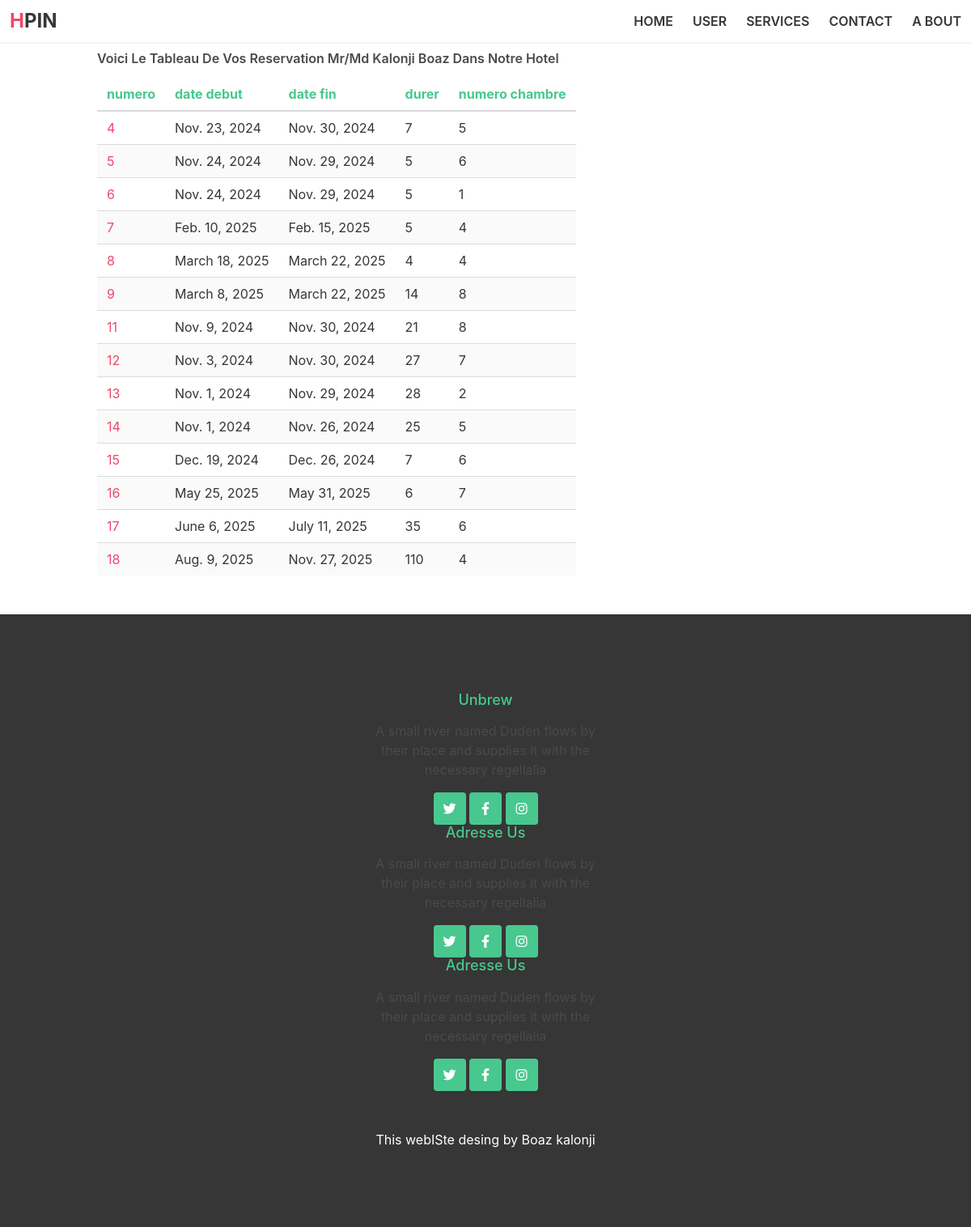
/utilisateurs/viewreservation/1/ (signed in), run on the app's committed database.
### gestionhotel/models.py (models this page shows, shortened)
class Reservations(models.Model):
    user = models.ForeignKey(User, on_delete=models.CASCADE)
    compte = models.ForeignKey(Comptes, on_delete=models.CASCADE, null=False)
    chambre = models.ForeignKey(Chambres, on_delete=models.CASCADE, blank=True)
    date_debut = models.DateField(null=False)
    date_fin = models.DateField(null=False)
    num_compte = models.IntegerField()
    durer = models.IntegerField()
    code_reservation = models.IntegerField(unique=True)

### utilisateurs/views.py (the view)
# urls.py: path('viewreservation/<int:id>/', viewreservation, name='viewreservation'),
@login_required(login_url = 'utilisateurs:login_users')
def viewreservation(request,id):
    context = {
        'reservation':Reservations.objects.filter(user_id = id)
    }
    return render(request,'utilisateurs/viewreservation.html', context)

### utilisateurs/templates/utilisateurs/viewreservation.html (shortened to what this page needs)
{% extends 'base.html' %}
{% load static %}
{% block content %}
    <section class="section ">
        <div class="container">
            <h1 class=" mt-3 mb-3 is-6 has-text-weight-semibold is-capitalized">Voici le tableau de  vos reservation Mr/Md {{ user.username }}
                {{user.last_name}}  dans notre Hotel </h1>
            <div class="table-container is-centered">
                <table class="table is-striped ">
                    <thead>
                        <tr>
                            <th  class="has-text-success">numero</th>
                            <th  class="has-text-success">date debut</th>
                            <th  class="has-text-success">date fin</th>
                            <th  class="has-text-success">durer</th>
                            <th  class="has-text-success">numero chambre</th>
                        </tr>
                    </thead>
                    <tbody>
                        {% for i in reservation %}
                            <tr>
                                <td class="has-text-danger">{{i.id}}</td>
                                <td>{{i.date_debut}}</td>
                                <td>{{i.date_fin}}</td>
                                <td>{{i.durer}}</td>
                                <td>{{i.chambre_id}}</td>
                            </tr>
                        {% endfor %}
                    </tbody>
                </table>
            </div>
        </div>
    </section>
{% endblock %}

### hotelpin/templates/base.html (shortened to what this page needs)
{% load static %}
<!DOCTYPE html>
<html lang="en">
<head>
    <link rel="stylesheet" href="https://use.fontawesome.com/releases/v5.15.4/css/all.css"/>
    <link rel="stylesheet" href="{% static 'gestionhotel/css/style.css' %}">
</head>
    <header>
        {% include 'base_templates/header/head.html' %}
    </header>
    <body>
        {% block content %}{% endblock %}
    </body>
    <footer>
        {% include 'base_templates/footer/footer.html' %}
    </footer>
</body>
</html>

### hotelpin/templates/base_templates/header/head.html (shortened to what this page needs)
{% load static %}
<!DOCTYPE html>
<html lang="en">
<head>
    <link rel="stylesheet" href="{% static 'base_css/node_modules/bulma/css/bulma.css' %}">
</head>
<header class="">
    <nav class="navbar is-fixed-top has-shadow is-transparentar">
        <div class="navbar-brand">
            <div class="navbar-item">
                <a href="{% url 'gestionhotel:index' %}">
                    <h1 class="is-size-4 has-text-danger has-text-weight-bold ">H<span class="has-text-dark">PIN</span></h1>
                </a>
            </div>
        </div>
        <div class="navbar-menu" id="navMenu">
            <ul class="navbar-end">
                <li class="navbar-item">
                    <a href="{% url 'gestionhotel:index' %}" class="has-text-dark is-size-6 has-text-weight-semibold ">
                        HOME
                    </a>
                </li>
                {% if user.is_authenticated %}
                <div class="navbar-item has-dropdown is-hoverable has-text-success">
                    <a href="" class="navbar-link is-arrowless has-text-dark is-size-6 has-text-weight-semibold">
                        USER
                    </a>
                </div>
                {% endif %}
                <div class="navbar-item has-dropdown is-hoverable has-text-success">
                    <a href="{% url 'gestionhotel:services' %}" class="navbar-link is-arrowless has-text-dark is-size-6 has-text-weight-semibold">
                        SERVICES
                    </a>
                    <a href="{% url 'gestionhotel:contact' %}" class="navbar-link is-arrowless has-text-dark is-size-6 has-text-weight-semibold">
                        CONTACT
                    </a>
                    <a href="{% url 'gestionhotel:about' %}"  class="navbar-link is-arrowless has-text-dark is-size-6 has-text-weight-semibold">
                        A BOUT
                    </a>
                </div>
            </ul>
        </div>
    </nav>
</header>
</html>

### hotelpin/templates/base_templates/footer/footer.html (shortened to what this page needs)
{% load static %}
<!DOCTYPE html>
<html lang="en">
<head>
</head>
    <footer class="footer has-background-grey-darker mb-0 has-text-centered ">
        <div class="section">
            <div class="container grid">
                <div class="cell">
                    <div class="content">
                        <h5 class="has-text-success has-text-weight-medium">Unbrew</h2>
                        <p>
                            A small river named Duden flows by <br>
                            their place and supplies it with the <br>
                            necessary regellalia
                        </p>
                        <div>
                            <button class="button  is-outline  is-toggle-rounded is-success">
                                <div class="icon has-icons-left">
                                    <i class="fab fa-twitter has-text-white"></i>
                                </div>
                            </button>
                            <button class="button  is-outline  is-toggle-rounded is-success">
                                <div class="icon">
                                    <i class="fab fa-facebook-f has-text-white"></i>
                                </div>
                            </button>
                            <button class="button  is-outline  is-toggle-rounded is-success">
                                <div class="icon">
                                    <i class="fab fa-instagram has-text-white"></i>
                                </div>
                            </button>
                        </div>
                    </div>
                </div>
                <div class="cell">
                    <div class="content">
                        <h5 class="has-text-success has-text-weight-medium">Adresse Us</h2>
                        <p>
                            A small river named Duden flows by <br>
                            their place and supplies it with the <br>
                            necessary regellalia
                        </p>
                        <div>
                            <button class="button  is-outline  is-toggle-rounded is-success">
                                <div class="icon has-icons-left">
                                    <i class="fab fa-twitter has-text-white"></i>
                                </div>
                            </button>
                            <button class="button  is-outline  is-toggle-rounded is-success">
                                <div class="icon">
                                    <i class="fab fa-facebook-f has-text-white"></i>
                                </div>
                            </button>
                            <button class="button  is-outline  is-toggle-rounded is-success">
                                <div class="icon">
                                    <i class="fab fa-instagram has-text-white"></i>
                                </div>
                            </button>
                        </div>
                    </div>
                </div>
                <div class="cell">
                    <div class="content">
                        <h5 class="has-text-success has-text-weight-medium">Adresse Us</h2>
                        <p>
                            A small river named Duden flows by <br>
                            their place and supplies it with the <br>
                            necessary regellalia
                        </p>
                        <div>
                            <button class="button  is-outline  is-toggle-rounded is-success">
                                <div class="icon has-icons-left">
                                    <i class="fab fa-twitter has-text-white"></i>
                                </div>
                            </button>
                            <button class="button  is-outline  is-toggle-rounded is-success">
                                <div class="icon">
                                    <i class="fab fa-facebook-f has-text-white"></i>
                                </div>
                            </button>
                            <button class="button  is-outline  is-toggle-rounded is-success">
                                <div class="icon">
                                    <i class="fab fa-instagram has-text-white"></i>
                                </div>
                            </button>
                        </div>
                    </div>
                </div>
            </div>
        </div>
        <p class="has-text-white">
            This webISte desing by Boaz kalonji
        </p>
    </footer>
</html>

### data on the page
Reservations: id "4", date_debut "Nov. 23, 2024", date_fin "Nov. 30, 2024", durer "7", chambre_id "5"
Reservations: id "5", date_debut "Nov. 24, 2024", date_fin "Nov. 29, 2024", durer "5", chambre_id "6"
Reservations: id "6", date_debut "Nov. 24, 2024", date_fin "Nov. 29, 2024", durer "5", chambre_id "1"
Reservations: id "7", date_debut "Feb. 10, 2025", date_fin "Feb. 15, 2025", durer "5", chambre_id "4"
Reservations: id "8", date_debut "March 18, 2025", date_fin "March 22, 2025", durer "4", chambre_id "4"
Reservations: id "9", date_debut "March 8, 2025", date_fin "March 22, 2025", durer "14", chambre_id "8"
Reservations: id "11", date_debut "Nov. 9, 2024", date_fin "Nov. 30, 2024", durer "21", chambre_id "8"
Reservations: id "12", date_debut "Nov. 3, 2024", date_fin "Nov. 30, 2024", durer "27", chambre_id "7"
Reservations: id "13", date_debut "Nov. 1, 2024", date_fin "Nov. 29, 2024", durer "28", chambre_id "2"
Reservations: id "14", date_debut "Nov. 1, 2024", date_fin "Nov. 26, 2024", durer "25", chambre_id "5"
Reservations: id "15", date_debut "Dec. 19, 2024", date_fin "Dec. 26, 2024", durer "7", chambre_id "6"
Reservations: id "16", date_debut "May 25, 2025", date_fin "May 31, 2025", durer "6", chambre_id "7"
Reservations: id "17", date_debut "June 6, 2025", date_fin "July 11, 2025", durer "35", chambre_id "6"
Reservations: id "18", date_debut "Aug. 9, 2025", date_fin "Nov. 27, 2025", durer "110", chambre_id "4"

### other printed values
{{ user.username }} "Kalonji"
{{ user.last_name }} "Boaz"
